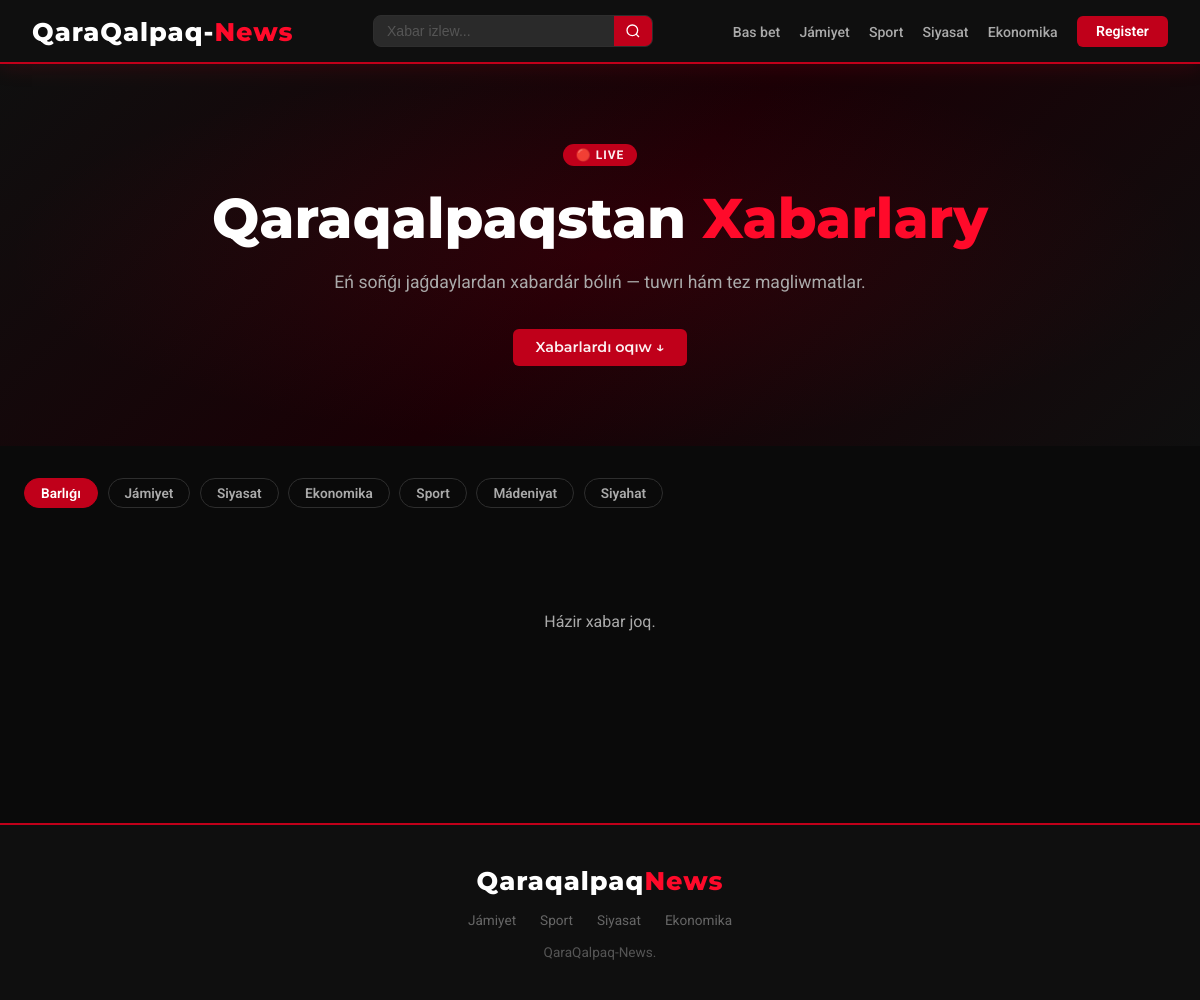
Before: / with the older database file.
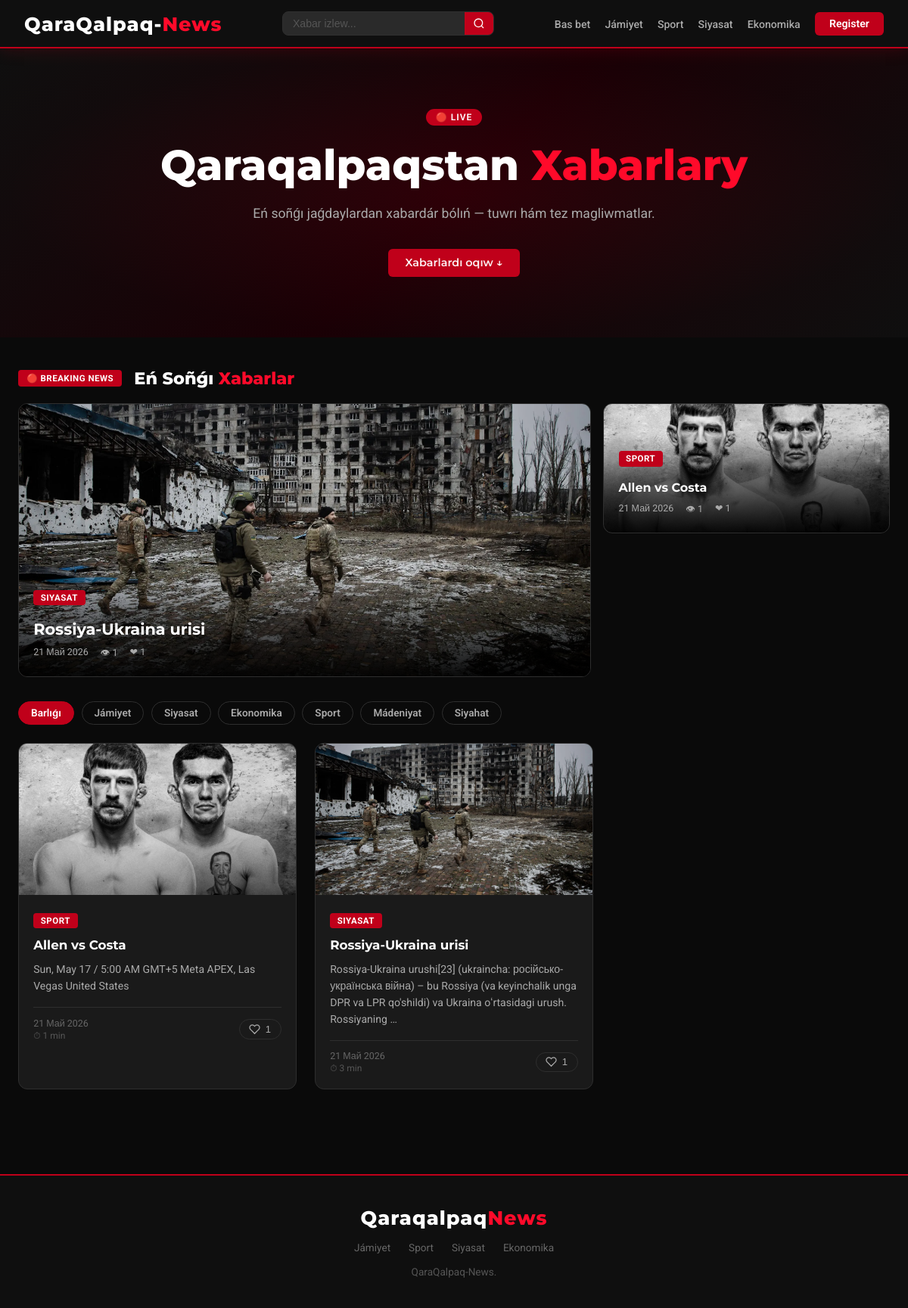
After: the same page with the newer database file.
### main/models.py (models this page shows, shortened)
class Article(models.Model):
    CATEGORY_CHOICES = [
        ('jamisyet', 'Jámiyet'),
        ('siyasat', 'Siyasat'),
        ('ekonomika', 'Ekonomika'),
        ('sport', 'Sport'),
        ('madeniyat', 'Mádeniyat'),
        ('siyahat', 'Siyahat'),
    ]
    title = models.CharField(max_length=300)
    content = models.TextField()
    image = models.ImageField(upload_to='articles/', blank=True, null=True)
    category = models.CharField(max_length=50, choices=CATEGORY_CHOICES, default='jamisyet')
    created_at = models.DateTimeField(auto_now_add=True)
    views = models.PositiveIntegerField(default=0)
    likes = models.ManyToManyField(User, related_name='liked_articles', blank=True)
    class Meta:
        ordering = ['-created_at']
    @property
    def like_count(self):
        return self.likes.count()
    @property
    def read_time(self):
        word_count = len(self.content.split())
        minutes = max(1, round(word_count / 200))
        return minutes

### main/views.py (the view)
# urls.py: path('', views.home, name='home'),
def home(request):
    category = request.GET.get('category', '')
    query = request.GET.get('q', '').strip()
    articles = Article.objects.all()
    if category:
        articles = articles.filter(category=category)
    if query:
        articles = articles.filter(title__icontains=query) | articles.filter(content__icontains=query)
    breaking = Article.objects.order_by('-views')[:3]
    paginator = Paginator(articles, 9)
    page_number = request.GET.get('page')
    page_obj = paginator.get_page(page_number)
    categories = Article.CATEGORY_CHOICES
    return render(request, 'main/home.html', {
        'page_obj': page_obj,
        'breaking': breaking,
        'categories': categories,
        'selected_category': category,
        'query': query,
    })

### templates/main/home.html (shortened to what this page needs)
{% extends 'main/base.html' %}
{% load static %}
{% block content %}
{% if not selected_category and not query %}
<section class="hero">
  <div class="container">
    <div class="hero-badge">🔴 LIVE</div>
    <h1>Qaraqalpaqstan <span>Xabarlary</span></h1>
    <p>Eń soñǵı jaǵdaylardan xabardár bólıń — tuwrı hám tez magliwmatlar.</p>
    <a href="#xabarlar" class="btn btn-qizil">Xabarlardı oqıw ↓</a>
  </div>
</section>
{% if breaking %}
<section class="breaking-section">
  <div class="breaking-bash">
    <span class="breaking-chip">🔴 BREAKING NEWS</span>
    <h2>Eń Soñǵı <span>Xabarlar</span></h2>
  </div>
  <div class="breaking-grid">
    {% for art in breaking %}
    <a href="{% url 'article_detail' art.pk %}" class="breaking-karta {% if forloop.first %}breaking-katta{% endif %}">
      {% if art.image %}
        <img src="{{ art.image.url }}" alt="{{ art.title }}">
      {% else %}
        <img src="https://placehold.co/800x450/1a0005/ff4455?text={{ art.category }}" alt="{{ art.title }}">
      {% endif %}
      <div class="breaking-overlay">
        <span class="kategoriya">{{ art.get_category_display }}</span>
        <h3>{{ art.title }}</h3>
        <div class="breaking-meta">
          <span>{{ art.created_at|date:"d M Y" }}</span>
          <span>👁 {{ art.views }}</span>
          <span>❤ {{ art.like_count }}</span>
        </div>
      </div>
    </a>
    {% endfor %}
  </div>
</section>
{% endif %}
{% endif %}
<div class="kategoriya-bar" id="xabarlar">
  <a href="{% url 'home' %}{% if query %}?q={{ query }}{% endif %}" class="kat-chip {% if not selected_category %}aktiv{% endif %}">Barlıǵı</a>
  {% for slug, name in categories %}
  <a href="{% url 'home' %}?category={{ slug }}{% if query %}&q={{ query }}{% endif %}" class="kat-chip {% if selected_category == slug %}aktiv{% endif %}">{{ name }}</a>
  {% endfor %}
</div>
<section>
  <div class="xabarlar-grid">
    {% for article in page_obj %}
    <article class="xabar-karta">
      {% if article.image %}
        <img src="{{ article.image.url }}" alt="{{ article.title }}">
      {% else %}
        <img src="https://placehold.co/400x220/1a0005/ff4455?text={{ article.get_category_display }}" alt="{{ article.title }}">
      {% endif %}
      <div class="karta-mazmun">
        <span class="kategoriya">{{ article.get_category_display }}</span>
        <h2><a href="{% url 'article_detail' article.pk %}">{{ article.title }}</a></h2>
        <p>{{ article.content|truncatewords:20 }}</p>
        <div class="karta-footer">
          <div class="karta-meta">
            <span class="karta-sana">{{ article.created_at|date:"d M Y" }}</span>
            <span class="oqiw-waqti">⏱ {{ article.read_time }} min</span>
          </div>
          <button
            class="like-tugma {% if user in article.likes.all %}liked{% endif %}"
            data-url="{% url 'toggle_like' article.pk %}"
            data-loggedin="{{ user.is_authenticated|yesno:'true,false' }}"
          >
            <svg xmlns="http://www.w3.org/2000/svg" viewBox="0 0 24 24" fill="none" stroke="currentColor" stroke-width="2">
              <path d="M20.84 4.61a5.5 5.5 0 0 0-7.78 0L12 5.67l-1.06-1.06a5.5 5.5 0 0 0-7.78 7.78l1.06 1.06L12 21.23l7.78-7.78 1.06-1.06a5.5 5.5 0 0 0 0-7.78z"/>
            </svg>
            <span class="like-sanoq">{{ article.like_count }}</span>
          </button>
        </div>
      </div>
    </article>
    {% empty %}
    <div class="bosh-holat">
      <p>{% if query %}«{{ query }}» boynsha xabar tabılmadı.{% else %}Házir xabar joq.{% endif %}</p>
    </div>
    {% endfor %}
  </div>
</section>
{% endblock %}

### templates/main/base.html (shortened to what this page needs)
{% load static %}
<!DOCTYPE html>
<html lang="kaa">
<head>
  <link rel="stylesheet" href="{% static 'css/style.css' %}">
</head>
<body>
<nav>
  <a href="{% url 'home' %}" class="logo">QaraQalpaq-<span>News</span></a>
  <form class="qidiruv-forma" method="get" action="{% url 'home' %}">
    <input type="text" name="q" placeholder="Xabar izlew..." value="{{ request.GET.q|default:'' }}">
    <button type="submit">
      <svg width="16" height="16" viewBox="0 0 24 24" fill="none" stroke="currentColor" stroke-width="2">
        <circle cx="11" cy="11" r="8"/><line x1="21" y1="21" x2="16.65" y2="16.65"/>
      </svg>
    </button>
  </form>
  <ul class="nav-links">
    <li class="nav-gizla"><a href="{% url 'home' %}">Bas bet</a></li>
    <li class="nav-gizla"><a href="{% url 'home' %}?category=jamisyet">Jámiyet</a></li>
    <li class="nav-gizla"><a href="{% url 'home' %}?category=sport">Sport</a></li>
    <li class="nav-gizla"><a href="{% url 'home' %}?category=siyasat">Siyasat</a></li>
    <li class="nav-gizla"><a href="{% url 'home' %}?category=ekonomika">Ekonomika</a></li>
    {% if user.is_authenticated %}
      <li class="nav-gizla" style="color:#aaa;font-size:.9rem;display:flex;align-items:center;">
        <svg width="14" height="14" viewBox="0 0 24 24" fill="none" stroke="currentColor" stroke-width="2" style="margin-right:4px">
          <path d="M20 21v-2a4 4 0 0 0-4-4H8a4 4 0 0 0-4 4v2"/><circle cx="12" cy="7" r="4"/>
        </svg>
        {{ user.username }}
      </li>
      {% if user.is_staff %}
      <li>
        <a href="{% url 'admin_panel' %}" class="btn-admin" style="background:linear-gradient(135deg,#ff4455,#c0001a);color:white;padding:.4rem 1rem;border-radius:6px;font-size:.9rem;font-weight:700;text-decoration:none;display:flex;align-items:center;gap:5px;border:none;">
          <svg width="14" height="14" viewBox="0 0 24 24" fill="none" stroke="currentColor" stroke-width="2.5">
            <path d="M12 2L2 7l10 5 10-5-10-5z"/><path d="M2 17l10 5 10-5"/><path d="M2 12l10 5 10-5"/>
          </svg>
          Admin
        </a>
      </li>
      {% endif %}
      <li>
        <form method="post" action="{% url 'logout' %}" style="margin:0;">
          {% csrf_token %}
          <button type="submit" class="btn-kirish" style="background:none;border:1px solid #c0001a;color:#ff4455;padding:.4rem 1rem;border-radius:6px;cursor:pointer;font-size:.9rem;">Shıǵıw</button>
        </form>
      </li>
    {% else %}
      <li><a href="{% url 'login' %}" class="btn-kirish">Register</a></li>
    {% endif %}
  </ul>
</nav>
{% block content %}{% endblock %}
<footer>
  <div class="footer-ichki">
    <span class="logo">Qaraqalpaq<span>News</span></span>
    <div class="footer-links">
      <a href="{% url 'home' %}?category=jamisyet">Jámiyet</a>
      <a href="{% url 'home' %}?category=sport">Sport</a>
      <a href="{% url 'home' %}?category=siyasat">Siyasat</a>
      <a href="{% url 'home' %}?category=ekonomika">Ekonomika</a>
    </div>
    <p>QaraQalpaq-News.</p>
  </div>
</footer>
</body>
</html>

Changed rows visible on the page:
added Article: image (picture), category "SIYASAT", title "Rossiya-Ukraina urisi", created_at "21 Май 2026", views "1", like_count "1", content "Rossiya-Ukraina urushi[23] (ukraincha: російсько-українська війна) – bu Rossiya (va keyinchalik unga DPR va LPR qo'shildi) va Ukraina oʻrtasidagi urush. Rossiyaning …", read_time "3"
added Article: image (picture), category "SPORT", title "Allen vs Costa", created_at "21 Май 2026", views "1", like_count "1", content "Sun, May 17 / 5:00 AM GMT+5 Meta APEX, Las Vegas United States", read_time "1"
Other visible differences:
text no longer shown: "Házir xabar joq."
text now shown: "🔴 BREAKING NEWS Eń Soñǵı Xabarlar"
